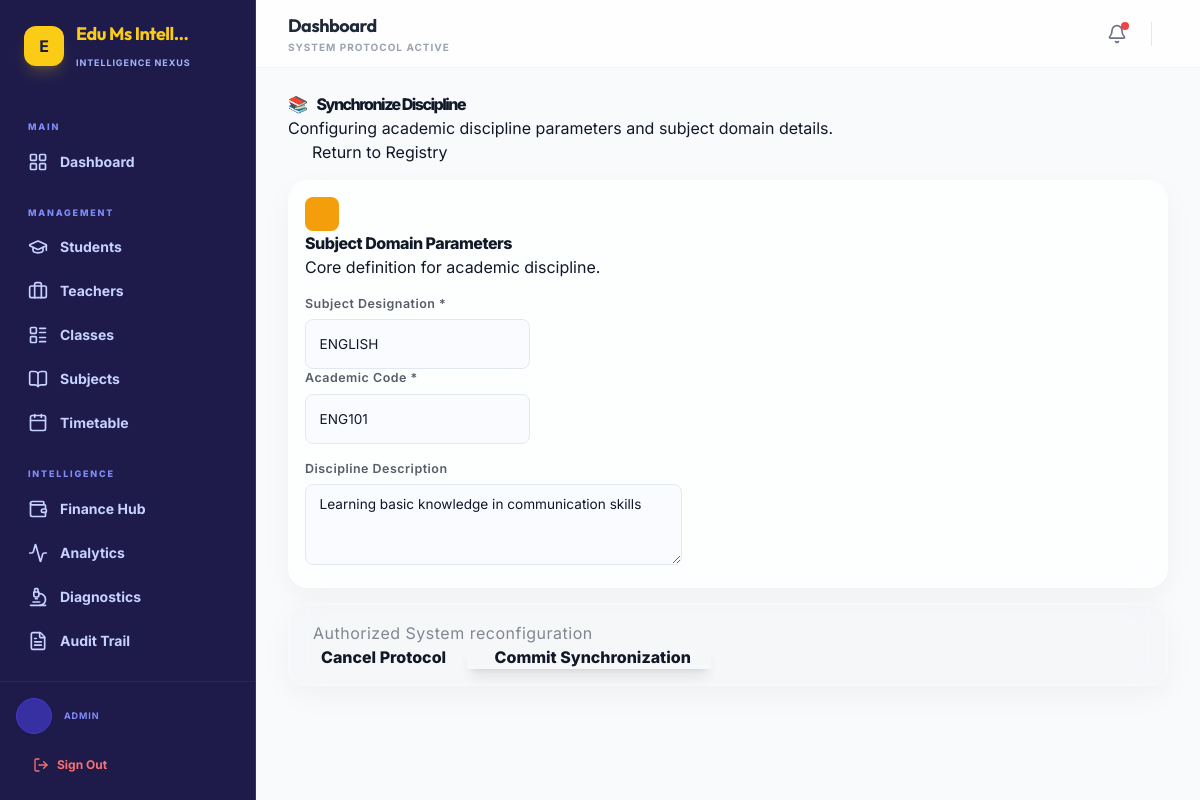
The app's page /admin-dashboard/subjects/1/update/ (signed in) with its own data.
### core/models.py (models this page shows, shortened)
class SchoolConfiguration(models.Model):
    name = models.CharField(max_length=200, default="Edu Ms Intelligence")
    motto = models.CharField(max_length=300, blank=True, default="Empowering Future Leaders")
    logo = models.ImageField(upload_to='school/', null=True, blank=True)
    contact_email = models.EmailField(blank=True)
    phone = models.CharField(max_length=20, blank=True)
    address = models.TextField(blank=True)
    current_academic_year = models.CharField(max_length=20, default="2025-2026")
    established_year = models.IntegerField(default=2024)
    active_term = models.ForeignKey(AcademicTerm, on_delete=models.SET_NULL, null=True, blank=True)
    currency_symbol = models.CharField(max_length=10, default="GH₵")
    currency_code = models.CharField(max_length=10, default="GHS")
    class Meta:
        verbose_name = "Institutional Configuration"
        verbose_name_plural = "Institutional Configuration"
    @classmethod
    def get_config(cls):
        obj, created = cls.objects.get_or_create(id=1)
        return obj

class Subject(models.Model):
    name = models.CharField(max_length=100)
    code = models.CharField(max_length=20, unique=True)
    description = models.TextField(blank=True)

### accounts/models.py (models this page shows, shortened)
class User(AbstractUser):
    ROLE_CHOICES = (
        ('admin', 'Admin'),
        ('teacher', 'Teacher'),
        ('student', 'Student'),
    )
    GENDER_CHOICES = (
        ('male', 'Male'),
        ('female', 'Female'),
        ('other', 'Other'),
    )
    role = models.CharField(max_length=10, choices=ROLE_CHOICES, default='student')
    gender = models.CharField(max_length=10, choices=GENDER_CHOICES, blank=True, null=True)
    phone = models.CharField(max_length=15, blank=True)
    address = models.TextField(blank=True)
    date_of_birth = models.DateField(null=True, blank=True)
    profile_picture = models.ImageField(upload_to='profiles/', null=True, blank=True)
    has_completed_onboarding = models.BooleanField(default=False)
    badges = models.ManyToManyField(Badge, related_name='users', blank=True)

### admin_dashboard/views.py (the view)
# urls.py: path('subjects/<int:pk>/update/', views.subject_update, name='subject_update'),
@admin_required
def subject_update(request, pk):
    subject = get_object_or_404(Subject, pk=pk)
    if request.method == 'POST':
        form = SubjectForm(request.POST, instance=subject)
        if form.is_valid():
            form.save()
            messages.success(request, 'Subject updated successfully')
            return redirect('subject_list')
    else:
        form = SubjectForm(instance=subject)
    return render(request, 'admin_dashboard/subject_form.html', {'form': form})

### templates/admin_dashboard/subject_form.html (shortened to what this page needs)
{% extends 'base.html' %}
{% load widget_tweaks %}
{% block content %}
<div class="row layout-spacing animate-fade-up">
    <div class="col-12 mb-4">
        <div class="d-flex justify-content-between align-items-center mb-4">
            <div>
                <h2 class="fw-800 mb-0" style="letter-spacing: -1.5px; color: var(--text-dark);">
                    <span class="me-2">📚</span> {% if form.instance.pk %}Synchronize{% else %}Initialize{% endif %} Discipline
                </h2>
                <p class="text-muted small mb-0 fw-medium">Configuring academic discipline parameters and subject domain details.</p>
            </div>
            <a href="{% url 'subject_list' %}" class="btn btn-outline-secondary rounded-pill px-4 fw-bold shadow-none extra-small">
                 Return to Registry
            </a>
        </div>
        <div class="nexus-glass-card p-4">
            <div class="d-flex align-items-center gap-3 mb-4">
                <div class="p-avatar-sm" style="background: var(--p-nexus-warning);">
                </div>
                <div>
                    <h5 class="fw-800 mb-0" style="letter-spacing: -0.5px;">Subject Domain Parameters</h5>
                    <p class="text-muted extra-small mb-0 fw-medium">Core definition for academic discipline.</p>
                </div>
            </div>
            <form method="post" id="nexus-form">
                <div class="row g-4">
                    <div class="col-md-6">
                        <div class="field-group">
                            <label class="form-label nexus-label-terminal extra-small text-uppercase opa-7">Subject Designation <span class="text-danger">*</span></label>
                            {% render_field form.name class="form-control nexus-input-terminal px-3 fw-medium" placeholder="e.g. Mathematics" style="height: 50px;" %}
                        </div>
                    </div>
                    <div class="col-md-6">
                        <div class="field-group">
                            <label class="form-label nexus-label-terminal extra-small text-uppercase opa-7">Academic Code <span class="text-danger">*</span></label>
                            {% render_field form.code class="form-control nexus-input-terminal px-3 fw-medium" placeholder="e.g. MAT101" style="height: 50px;" %}
                        </div>
                    </div>
                    <div class="col-12 mt-4">
                        <div class="field-group">
                            <label class="form-label nexus-label-terminal extra-small text-uppercase opa-7">Discipline Description</label>
                            {% render_field form.description class="form-control nexus-input-terminal px-3 fw-medium" rows="3" placeholder="Provide a brief description of the subject domain..." %}
                        </div>
                    </div>
                </div>
            </form>
        </div>
        <div class="nexus-glass-card p-4 mt-4 d-flex justify-content-between align-items-center" style="background: rgba(0,0,0,0.01);">
            <div class="extra-small text-muted fw-bold text-uppercase opa-5" style="letter-spacing: 0.5px;">
                 Authorized System reconfiguration
            </div>
            <div class="d-flex gap-3">
                <a href="{% url 'subject_list' %}" class="btn btn-light rounded-pill px-4 fw-800 extra-small">Cancel Protocol</a>
                <button type="submit" form="nexus-form" class="btn btn-primary rounded-pill px-5 fw-800 shadow-lg">
                     Commit Synchronization
                </button>
            </div>
        </div>
    </div>
</div>
{% endblock %}

### templates/base.html (shortened to what this page needs)
<!DOCTYPE html>
<html lang="en" class="h-full bg-gray-50 overflow-x-hidden">
<head>
  <script src="https://cdn.tailwindcss.com"></script>
  {% load static %}
  <link rel="stylesheet" href="{% static 'css/main.css' %}">
</head>
<body class="h-full font-sans text-gray-900 antialiased overflow-x-hidden">
{% if user.is_authenticated %}
  <div class="flex flex-col min-h-screen">
    <aside class="hidden lg:flex lg:flex-shrink-0 lg:w-64 lg:flex-col lg:fixed lg:inset-y-0 border-r border-indigo-900 bg-indigo-950 z-40">
      <div class="flex flex-col flex-grow pt-5 pb-4 overflow-y-auto">
        <div class="flex items-center flex-shrink-0 px-6 gap-3 mb-6">
          {% if school_config.logo %}
            <img src="{{ school_config.logo.url }}" class="w-10 h-10 rounded-xl shadow-md border border-indigo-800" alt="Logo">
          {% else %}
            <div class="w-10 h-10 bg-yellow-400 rounded-xl flex items-center justify-center font-bold text-indigo-950 shadow-lg shadow-yellow-400/20">
              {{ school_config.name|slice:":1" }}
            </div>
          {% endif %}
          <div class="min-w-0">
            <span class="font-display font-bold text-lg tracking-tight block truncate text-yellow-400">{{ school_config.name|truncatechars:14 }}</span>
            <span class="text-[9px] font-bold text-indigo-300 uppercase tracking-widest">Intelligence Nexus</span>
          </div>
        </div>
        <nav class="flex-1 px-3 space-y-1 overflow-y-auto mt-2">
          <p class="px-4 pt-4 pb-1 text-[9px] font-extrabold text-indigo-400 uppercase tracking-[0.2em]">Main</p>
          {% if user.role == 'admin' %}
            {% url 'admin_dashboard' as dash_url %}
          {% elif user.role == 'teacher' %}
            {% url 'teacher_dashboard' as dash_url %}
          {% else %}
            {% url 'student_dashboard' as dash_url %}
          {% endif %}
          <a href="{{ dash_url }}"
             class="group flex items-center px-4 py-2.5 text-sm font-bold rounded-2xl transition-all {% if request.resolver_match.url_name == 'admin_dashboard' or request.resolver_match.url_name == 'teacher_dashboard' or request.resolver_match.url_name == 'student_dashboard' %}bg-indigo-900/60 text-yellow-400 shadow-sm border border-indigo-800/50{% else %}text-indigo-200 hover:bg-white/5 hover:text-white{% endif %}">
            <i data-lucide="layout-grid" class="mr-3 h-5 w-5 flex-shrink-0"></i>
            Dashboard
          </a>
          <p class="px-4 pt-5 pb-1 text-[9px] font-extrabold text-indigo-400 uppercase tracking-[0.2em]">Management</p>
          {% if user.role == 'admin' %}
            <a href="{% url 'student_list' %}" class="group flex items-center px-4 py-2.5 text-sm font-bold rounded-2xl transition-all {% if request.resolver_match.url_name == 'student_list' or request.resolver_match.url_name == 'student_create' or request.resolver_match.url_name == 'student_detail' %}bg-indigo-900/60 text-yellow-400 shadow-sm border border-indigo-800/50{% else %}text-indigo-200 hover:bg-white/5 hover:text-white{% endif %}">
              <i data-lucide="graduation-cap" class="mr-3 h-5 w-5 flex-shrink-0"></i>
              Students
            </a>
            <a href="{% url 'teacher_list' %}" class="group flex items-center px-4 py-2.5 text-sm font-bold rounded-2xl transition-all {% if request.resolver_match.url_name == 'teacher_list' or request.resolver_match.url_name == 'teacher_create' or request.resolver_match.url_name == 'teacher_detail' %}bg-indigo-900/60 text-yellow-400 shadow-sm border border-indigo-800/50{% else %}text-indigo-200 hover:bg-white/5 hover:text-white{% endif %}">
              <i data-lucide="briefcase" class="mr-3 h-5 w-5 flex-shrink-0"></i>
              Teachers
            </a>
            <a href="{% url 'class_list' %}" class="group flex items-center px-4 py-2.5 text-sm font-bold rounded-2xl transition-all {% if request.resolver_match.url_name == 'class_list' or request.resolver_match.url_name == 'class_create' %}bg-indigo-900/60 text-yellow-400 shadow-sm border border-indigo-800/50{% else %}text-indigo-200 hover:bg-white/5 hover:text-white{% endif %}">
              <i data-lucide="layout-list" class="mr-3 h-5 w-5 flex-shrink-0"></i>
              Classes
            </a>
            <a href="{% url 'subject_list' %}" class="group flex items-center px-4 py-2.5 text-sm font-bold rounded-2xl transition-all {% if request.resolver_match.url_name == 'subject_list' or request.resolver_match.url_name == 'subject_create' %}bg-indigo-900/60 text-yellow-400 shadow-sm border border-indigo-800/50{% else %}text-indigo-200 hover:bg-white/5 hover:text-white{% endif %}">
              <i data-lucide="book-open" class="mr-3 h-5 w-5 flex-shrink-0"></i>
              Subjects
            </a>
            <a href="{% url 'manage_timetable' %}" class="group flex items-center px-4 py-2.5 text-sm font-bold rounded-2xl transition-all {% if request.resolver_match.url_name == 'manage_timetable' %}bg-indigo-900/60 text-yellow-400 shadow-sm border border-indigo-800/50{% else %}text-indigo-200 hover:bg-white/5 hover:text-white{% endif %}">
              <i data-lucide="calendar" class="mr-3 h-5 w-5 flex-shrink-0"></i>
              Timetable
            </a>
          {% endif %}
          <p class="px-4 pt-5 pb-1 text-[9px] font-extrabold text-indigo-400 uppercase tracking-[0.2em]">Intelligence</p>
          {% if user.role == 'admin' %}
            <a href="{% url 'finance:finance_hub' %}" class="group flex items-center px-4 py-2.5 text-sm font-bold rounded-2xl transition-all {% if 'finance' in request.path %}bg-indigo-900/60 text-yellow-400 shadow-sm border border-indigo-800/50{% else %}text-indigo-200 hover:bg-white/5 hover:text-white{% endif %}">
              <i data-lucide="wallet" class="mr-3 h-5 w-5 flex-shrink-0"></i>
              Finance Hub
            </a>
          {% endif %}
          <a href="{% url 'analytics:analytics_dashboard' %}" class="group flex items-center px-4 py-2.5 text-sm font-bold rounded-2xl transition-all {% if 'analytics' in request.path %}bg-indigo-900/60 text-yellow-400 shadow-sm border border-indigo-800/50{% else %}text-indigo-200 hover:bg-white/5 hover:text-white{% endif %}">
            <i data-lucide="activity" class="mr-3 h-5 w-5 flex-shrink-0"></i>
            Analytics
          </a>
          {% if user.role == 'admin' %}
            <a href="{% url 'academic_diagnostics' %}" class="group flex items-center px-4 py-2.5 text-sm font-bold rounded-2xl transition-all {% if request.resolver_match.url_name == 'academic_diagnostics' %}bg-indigo-900/60 text-yellow-400 shadow-sm border border-indigo-800/50{% else %}text-indigo-200 hover:bg-white/5 hover:text-white{% endif %}">
              <i data-lucide="microscope" class="mr-3 h-5 w-5 flex-shrink-0"></i>
              Diagnostics
            </a>
            <a href="{% url 'audit_logs' %}" class="group flex items-center px-4 py-2.5 text-sm font-bold rounded-2xl transition-all {% if request.resolver_match.url_name == 'audit_logs' %}bg-indigo-900/60 text-yellow-400 shadow-sm border border-indigo-800/50{% else %}text-indigo-200 hover:bg-white/5 hover:text-white{% endif %}">
              <i data-lucide="file-text" class="mr-3 h-5 w-5 flex-shrink-0"></i>
              Audit Trail
            </a>
          {% endif %}
        </nav>
      </div>
      <div class="flex-shrink-0 border-t border-indigo-900/50 p-4 space-y-3 bg-indigo-950/50 text-indigo-100">
        <a href="{% url 'profile' %}" class="flex items-center gap-3 group">
          <div class="h-9 w-9 rounded-full bg-indigo-800 border border-indigo-700 text-yellow-400 flex items-center justify-center font-bold uppercase text-sm flex-shrink-0 shadow-sm group-hover:bg-indigo-700 transition-colors">
          </div>
          <div class="min-w-0">
            <p class="text-[9px] font-bold text-indigo-400 uppercase tracking-widest">{{ user.role }}</p>
          </div>
        </a>
        <a href="{% url 'account_logout' %}" class="flex items-center gap-2 px-4 py-2.5 text-xs font-bold text-red-400 hover:text-red-300 hover:bg-red-900/30 rounded-xl transition-all border border-transparent hover:border-red-900/50">
          <i data-lucide="log-out" class="w-4 h-4"></i>
          Sign Out
        </a>
      </div>
    </aside>
    <div class="lg:pl-64 flex flex-col flex-1">
      {% include 'components/header.html' with title=block_title subtitle="System Protocol Active" %}
      <main class="flex-1 pb-32 lg:pb-8 overflow-x-hidden">
        <div class="py-6 px-4 sm:px-6 lg:px-8 max-w-5xl mx-auto overflow-hidden">
          {% block content %}{% endblock %}
        </div>
      </main>
    </div>
  </div>
{% else %}
  <div class="min-h-screen bg-gray-50 font-sans">
    {% block noauth_content %}{% endblock %}
  </div>
{% endif %}
</body>
</html>

### records on screen
SchoolConfiguration: name "E", name "Edu Ms Intell…"
User: role "ADMIN"
Subject: name "ENGLISH", code "ENG101", description "Learning basic knowledge in communication skills"

### other values on screen
{{ title|default:"Dashboard" }} "Dashboard"
{{ subtitle|default:"System Protocol Active" }} "SYSTEM PROTOCOL ACTIVE"
